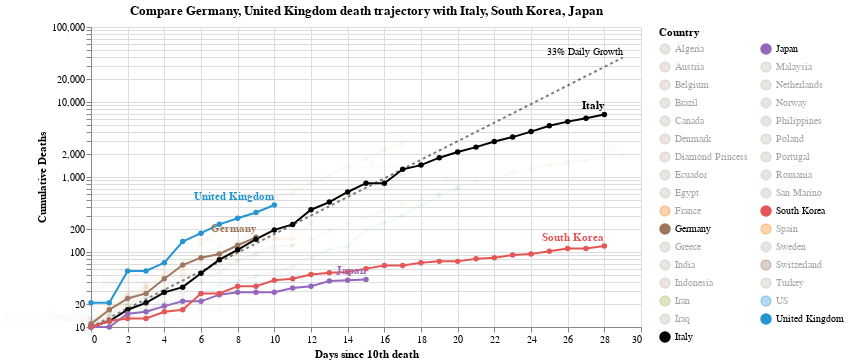

Write notebook code for a chart like this one.
### Code cell
#hide_input
chart4 = make_since_chart(['Germany', 'United Kingdom'])
chart4

### Figure 1 — Vega-Lite specification as saved in the notebook (floating-point values rounded to 4 significant figures; data arrays with more than 128 entries replaced by an {"elided": "..."} marker saying what was removed)
{"config": {"view": {"continuousWidth": 400, "continuousHeight": 300}}, "layer": [{"mark": {"type": "line", "color": "black", "opacity": 0.5, "strokeDash": [3, 3]}, "encoding": {"x": {"type": "quantitative", "field": "Days since 10th death"}, "y": {"type": "quantitative", "field": "Confirmed Cases"}}}, {"mark": {"type": "text", "align": "right", "dy": -6, "fontSize": 10, "text": "33% Daily Growth"}, "encoding": {"x": {"type": "quantitative", "field": "Days since 10th death"}, "y": {"type": "quantitative", "field": "Confirmed Cases"}}, "transform": [{"filter": "(datum['Days since 10th death'] >= 29)"}]}, {"data": {"name": "data-e46b70c777cb035cbac4902ea04975d8"}, "mark": {"type": "line", "point": true}, "encoding": {"color": {"type": "nominal", "field": "Country", "legend": {"columns": 2, "symbolLimit": 33}, "scale": {"domain": ["Algeria", "Austria", "Belgium", "Brazil", "Canada", "Denmark", "Diamond Princess", "Ecuador", "Egypt", "France", "Germany", "Greece", "India", "Indonesia", "Iran", "Iraq", "Italy", "Japan", "Malaysia", "Netherlands", "Norway", "Philippines", "Poland", "Portugal", "Romania", "San Marino", "South Korea", "Spain", "Sweden", "Switzerland", "Turkey", "US", "United Kingdom"], "range": ["#C1B7AD", "#C1B7AD", "#C1B7AD", "#C1B7AD", "#C1B7AD", "#C1B7AD", "#C1B7AD", "#C1B7AD", "#C1B7AD", "#F58518", "#9D755D", "#C1B7AD", "#C1B7AD", "#C1B7AD", "#A1BA59", "#C1B7AD", "black", "#9467bd", "#C1B7AD", "#C1B7AD", "#C1B7AD", "#C1B7AD", "#C1B7AD", "#C1B7AD", "#C1B7AD", "#C1B7AD", "#E45756", "#F58518", "#C1B7AD", "#9D755D", "#C1B7AD", "#2495D3", "#2495D3"]}}, "opacity": {"condition": {"value": 1, "selection": "selector004"}, "value": 0.05}, "tooltip": [{"type": "nominal", "field": "Country"}, {"type": "temporal", "field": "Date"}, {"type": "quantitative", "field": "Confirmed Cases"}, {"type": "quantitative", "field": "Days since 10th death"}], "x": {"type": "quantitative", "field": "Days since 10th death"}, "y": {"type": "quantitative", "axis": {"title": "Cumulative Deaths"}, "field": "Confirmed Cases", "scale": {"type": "log"}}}, "selection": {"selector004": {"type": "multi", "fields": ["Country"], "bind": "legend", "init": [{"Country": "Germany"}, {"Country": "United Kingdom"}, {"Country": "Italy"}, {"Country": "South Korea"}, {"Country": "Japan"}]}}, "width": 550}, {"data": {"name": "data-e46b70c777cb035cbac4902ea04975d8"}, "mark": {"type": "text", "align": "right", "dy": -8, "fontWeight": "bold"}, "encoding": {"color": {"type": "nominal", "field": "Country", "legend": {"columns": 2, "symbolLimit": 33}, "scale": {"domain": ["Algeria", "Austria", "Belgium", "Brazil", "Canada", "Denmark", "Diamond Princess", "Ecuador", "Egypt", "France", "Germany", "Greece", "India", "Indonesia", "Iran", "Iraq", "Italy", "Japan", "Malaysia", "Netherlands", "Norway", "Philippines", "Poland", "Portugal", "Romania", "San Marino", "South Korea", "Spain", "Sweden", "Switzerland", "Turkey", "US", "United Kingdom"], "range": ["#C1B7AD", "#C1B7AD", "#C1B7AD", "#C1B7AD", "#C1B7AD", "#C1B7AD", "#C1B7AD", "#C1B7AD", "#C1B7AD", "#F58518", "#9D755D", "#C1B7AD", "#C1B7AD", "#C1B7AD", "#A1BA59", "#C1B7AD", "black", "#9467bd", "#C1B7AD", "#C1B7AD", "#C1B7AD", "#C1B7AD", "#C1B7AD", "#C1B7AD", "#C1B7AD", "#C1B7AD", "#E45756", "#F58518", "#C1B7AD", "#9D755D", "#C1B7AD", "#2495D3", "#2495D3"]}}, "opacity": {"condition": {"value": 1, "selection": "selector004"}, "value": 0.05}, "text": {"type": "nominal", "field": "Country"}, "tooltip": [{"type": "nominal", "field": "Country"}, {"type": "temporal", "field": "Date"}, {"type": "quantitative", "field": "Confirmed Cases"}, {"type": "quantitative", "field": "Days since 10th death"}], "x": {"type": "quantitative", "field": "Days since 10th death"}, "y": {"type": "quantitative", "axis": {"title": "Cumulative Deaths"}, "field": "Confirmed Cases", "scale": {"type": "log"}}}, "transform": [{"filter": "(datum['Date'] >= 1585008000000)"}], "width": 550}], "data": {"name": "data-f95e9e71ad99c972e2407a210432e38a"}, "title": "Compare Germany, United Kingdom death trajectory with Italy, South Korea, Japan", "$schema": "https://vega.github.io/schema/vega-lite/v4.0.2.json", "datasets": {"data-f95e9e71ad99c972e2407a210432e38a": [{"Days since 10th death": 0, "Confirmed Cases": 10.0}, {"Days since 10th death": 1, "Confirmed Cases": 13.3}, {"Days since 10th death": 2, "Confirmed Cases": 17.69}, {"Days since 10th death": 3, "Confirmed Cases": 23.53}, {"Days since 10th death": 4, "Confirmed Cases": 31.29}, {"Days since 10th death": 5, "Confirmed Cases": 41.62}, {"Days since 10th death": 6, "Confirmed Cases": 55.35}, {"Days since 10th death": 7, "Confirmed Cases": 73.61}, {"Days since 10th death": 8, "Confirmed Cases": 97.91}, {"Days since 10th death": 9, "Confirmed Cases": 130.2}, {"Days since 10th death": 10, "Confirmed Cases": 173.2}, {"Days since 10th death": 11, "Confirmed Cases": 230.3}, {"Days since 10th death": 12, "Confirmed Cases": 306.4}, {"Days since 10th death": 13, "Confirmed Cases": 407.4}, {"Days since 10th death": 14, "Confirmed Cases": 541.9}, {"Days since 10th death": 15, "Confirmed Cases": 720.7}, {"Days since 10th death": 16, "Confirmed Cases": 958.6}, {"Days since 10th death": 17, "Confirmed Cases": 1275.0}, {"Days since 10th death": 18, "Confirmed Cases": 1696.0}, {"Days since 10th death": 19, "Confirmed Cases": 2255.0}, {"Days since 10th death": 20, "Confirmed Cases": 2999.0}, {"Days since 10th death": 21, "Confirmed Cases": 3989.0}, {"Days since 10th death": 22, "Confirmed Cases": 5306.0}, {"Days since 10th death": 23, "Confirmed Cases": 7056.0}, {"Days since 10th death": 24, "Confirmed Cases": 9385.0}, {"Days since 10th death": 25, "Confirmed Cases": 12480.0}, {"Days since 10th death": 26, "Confirmed Cases": 16600.0}, {"Days since 10th death": 27, "Confirmed Cases": 22080.0}, {"Days since 10th death": 28, "Confirmed Cases": 29370.0}, {"Days since 10th death": 29, "Confirmed Cases": 39060.0}], "data-e46b70c777cb035cbac4902ea04975d8": {"elided": "306 records"}}}
